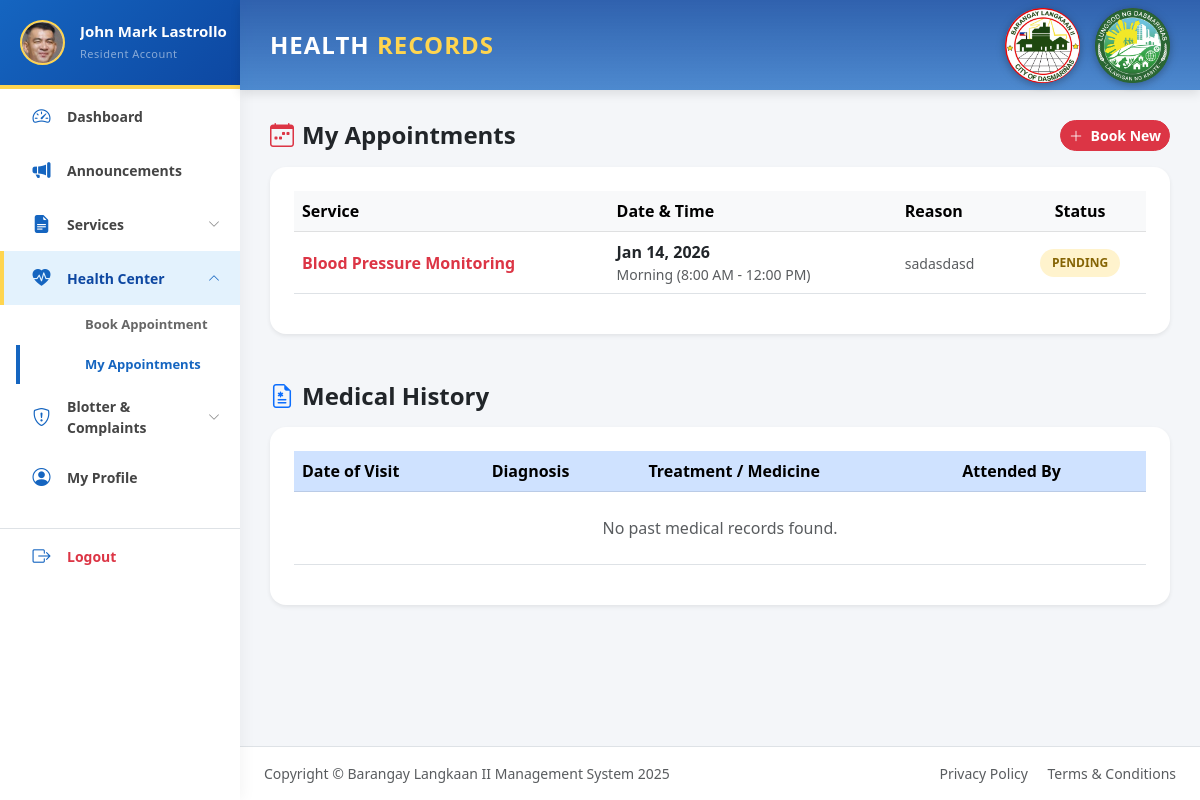
The page /pages/resident/resident_health_history.php (signed in) on the database as committed earlier.
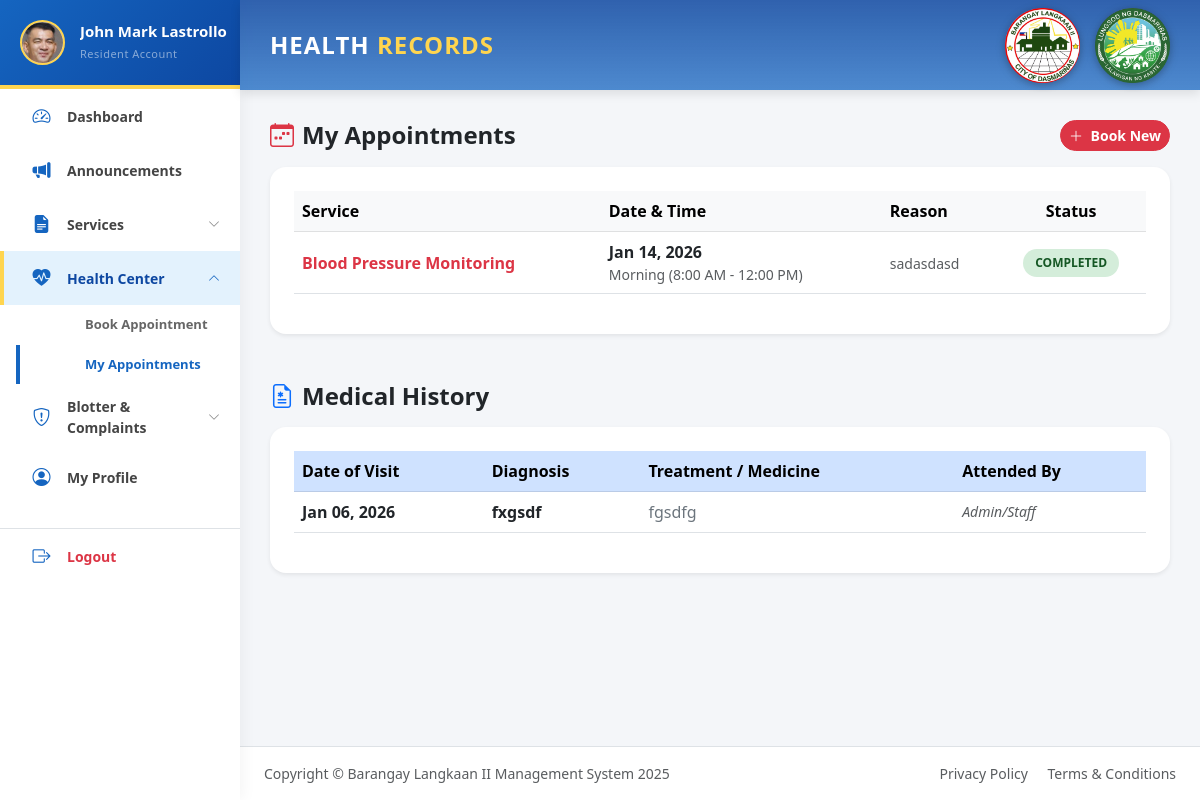
The same page on the database as committed later.
### tables this page shows
CREATE TABLE `health_appointments` (
  `appointment_id` int(11) NOT NULL,
  `resident_id` int(11) NOT NULL,
  `service_type` varchar(100) NOT NULL,
  `appointment_date` date NOT NULL,
  `appointment_time` varchar(50) NOT NULL,
  `reason` text DEFAULT NULL,
  `status` varchar(50) DEFAULT 'Pending',
  `created_at` timestamp NOT NULL DEFAULT current_timestamp()
);

CREATE TABLE `health_records` (
  `record_id` int(11) NOT NULL,
  `resident_name` varchar(150) NOT NULL,
  `age` int(3) NOT NULL,
  `concern` varchar(255) NOT NULL,
  `diagnosis` text DEFAULT NULL,
  `treatment` text DEFAULT NULL,
  `date_visit` date NOT NULL,
  `attended_by` varchar(100) NOT NULL
);

### pages/resident/resident_health_history.php (the view, shortened to what the changed rows need)
<?php
require_once '../../backend/db_connect.php';
$user_id = $_SESSION['user_id'];
try {
    $stmtRes = $conn->prepare("SELECT resident_id, first_name, last_name FROM resident_profiles WHERE user_id = :uid");
    $stmtRes->execute([':uid' => $user_id]);
    $resProfile = $stmtRes->fetch(PDO::FETCH_ASSOC);
    $resident_id = $resProfile['resident_id'];
    $stmtAppt = $conn->prepare("SELECT * FROM health_appointments WHERE resident_id = :rid ORDER BY appointment_date DESC");
    $stmtAppt->execute([':rid' => $resident_id]);
    $appointments = $stmtAppt->fetchAll(PDO::FETCH_ASSOC);
    $stmtRec = $conn->prepare("SELECT * FROM health_records WHERE resident_name LIKE :rname ORDER BY date_visit DESC");
    $stmtRec->execute([':rname' => "%" . $resProfile['last_name'] . "%"]);
    $medical_records = $stmtRec->fetchAll(PDO::FETCH_ASSOC);
} catch (PDOException $e) {
    $appointments = [];
    $medical_records = [];
}
?>
<!DOCTYPE html>
<html lang="en">
<head>
    <link href="https://cdn.jsdelivr.net/npm/bootstrap@5.3.0/dist/css/bootstrap.min.css" rel="stylesheet">
    <link rel="stylesheet" href="https://cdn.jsdelivr.net/npm/bootstrap-icons@1.11.1/font/bootstrap-icons.css">
    <link rel="stylesheet" href="../../css/sidebar.css">
    <link rel="stylesheet" href="../../css/resident.css">
    <link rel="stylesheet" href="../../css/toast.css">
    <link rel="stylesheet" href="https://cdn.datatables.net/1.13.6/css/dataTables.bootstrap5.min.css">
</head>
<body>
    <div id="main-content">
        <div class="header">
            <h1 class="header-title">HEALTH <span class="green">RECORDS</span></h1>
        </div>
        <div class="content pb-4">
            <div class="card border-0 shadow-sm rounded-4 overflow-hidden mb-5">
                <div class="card-body p-4">
                    <div class="table-responsive">
                        <table id="apptTable" class="table table-hover align-middle">
                            <thead class="table-light">
                                <tr>
                                    <th>Service</th>
                                    <th>Date & Time</th>
                                    <th>Reason</th>
                                    <th class="text-center">Status</th>
                                </tr>
                            </thead>
                            <tbody>
                                <?php if(empty($appointments)): ?>
                                    <tr><td colspan="4" class="text-center py-4 text-muted">No appointments booked.</td></tr>
                                <?php else: ?>
                                    <?php foreach ($appointments as $appt):
                                        $statusClass = 'status-' . ($appt['status'] ?? 'Pending');
                                    ?>
                                    <tr>
                                        <td class="fw-bold text-danger"><?= htmlspecialchars($appt['service_type']) ?></td>
                                        <td>
                                            <div class="fw-bold"><?= date('M d, Y', strtotime($appt['appointment_date'])) ?></div>
                                            <div class="small text-muted"><?= htmlspecialchars($appt['appointment_time']) ?></div>
                                        </td>
                                        <td><small class="text-muted"><?= htmlspecialchars($appt['reason']) ?></small></td>
                                        <td class="text-center">
                                            <span class="status-badge <?= $statusClass ?>"><?= htmlspecialchars($appt['status']) ?></span>
                                        </td>
                                    </tr>
                                    <?php endforeach; ?>
                                <?php endif; ?>
                            </tbody>
                        </table>
                    </div>
                </div>
            </div>
            <div class="card border-0 shadow-sm rounded-4 overflow-hidden">
                <div class="card-body p-4">
                    <div class="table-responsive">
                        <table id="recordsTable" class="table table-hover align-middle">
                            <thead class="table-primary">
                                <tr>
                                    <th>Date of Visit</th>
                                    <th>Diagnosis</th>
                                    <th>Treatment / Medicine</th>
                                    <th>Attended By</th>
                                </tr>
                            </thead>
                            <tbody>
                                <?php if(empty($medical_records)): ?>
                                    <tr><td colspan="4" class="text-center py-4 text-muted">No past medical records found.</td></tr>
                                <?php else: ?>
                                    <?php foreach ($medical_records as $rec): ?>
                                    <tr>
                                        <td class="fw-bold"><?= date('M d, Y', strtotime($rec['date_visit'])) ?></td>
                                        <td class="fw-bold text-dark"><?= htmlspecialchars($rec['diagnosis']) ?></td>
                                        <td class="text-secondary"><?= htmlspecialchars($rec['treatment']) ?></td>
                                        <td class="small text-muted fst-italic"><?= htmlspecialchars($rec['attended_by']) ?></td>
                                    </tr>
                                    <?php endforeach; ?>
                                <?php endif; ?>
                            </tbody>
                        </table>
                    </div>
                </div>
            </div>
        </div>
    </div>
</body>
</html>

Rows that differ between the two databases and show on the page:
changed health_appointments "Blood Pressure Monitoring": status "PENDING" → "COMPLETED"
added health_records: date_visit "Jan 06, 2026", diagnosis "fxgsdf", treatment "fgsdfg", attended_by "Admin/Staff"
Other text that changed with them:
text no longer shown: "No past medical records found."
